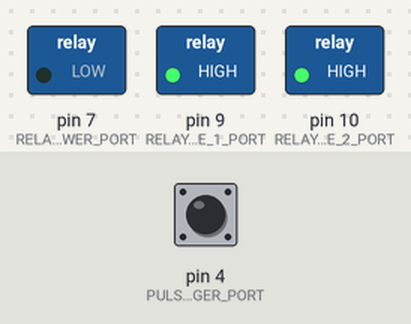
A sketch run on a simulated Arduino Uno, built with avr-gcc and run on an emulated ATmega328P. Parts: switched loads named in the sketch (green lamp = pin HIGH). Inputs (shaded band) come from the test bench; at power-on: pin 4 (PULSE_TRIGGER_PORT) HIGH.

Above: at 4.0 s.
4.1 s: pin 4 (PULSE_TRIGGER_PORT) pulled LOW for 0.15 s
At 6.0 s:
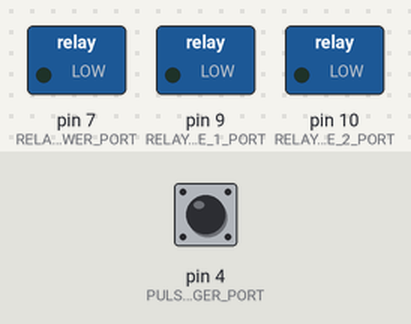
6.3 s: pin 4 (PULSE_TRIGGER_PORT) pulled LOW for 3.2 s
At 7.9 s:
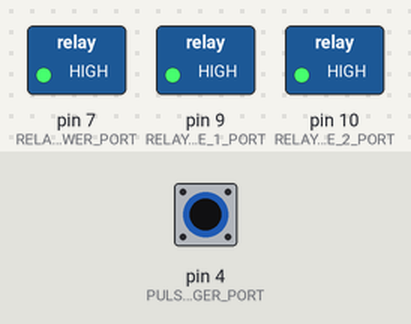
11.0 s: pin 4 (PULSE_TRIGGER_PORT) pulled LOW for 1 s
At 11.6 s:
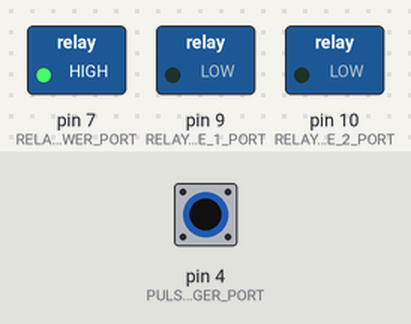
Timing chart, 0 to 14.0 s (numbered marks = the images above; inputs shaded):
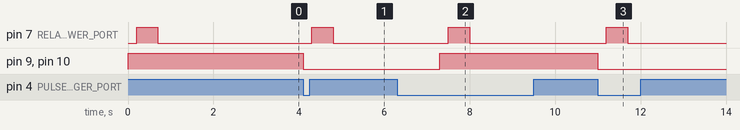

The sketch:

relay_version.ino
```cpp
#include <Time.h>

int RELAY_POWER_PORT    = 7;
int RELAY_BRIDGE_1_PORT = 9;
int RELAY_BRIDGE_2_PORT = 10;

int PULSE_TRIGGER_PORT  = 4;

int lastMinute = -1;
int lastWasLow = 1;

void setup() {
  pinMode(RELAY_POWER_PORT, OUTPUT);
  pinMode(RELAY_BRIDGE_1_PORT, OUTPUT);
  pinMode(RELAY_BRIDGE_2_PORT, OUTPUT);
  pinMode(PULSE_TRIGGER_PORT, INPUT_PULLUP);
  // set all the relays to known state
  digitalWrite(RELAY_POWER_PORT, LOW);
  lastWasLow = 1;
  digitalWrite(RELAY_BRIDGE_1_PORT, LOW);
  digitalWrite(RELAY_BRIDGE_2_PORT, LOW);
}

void sendSwitchPulse() {
  // the clock expects every second pulse with polarity inverted
  int toSend = lastWasLow ? HIGH : LOW;
  lastWasLow = !lastWasLow;
  // set the bridge relays to correct
  digitalWrite(RELAY_BRIDGE_1_PORT, toSend);
  digitalWrite(RELAY_BRIDGE_2_PORT, toSend);
  // allow the bridge relays to change
  delay(200);
  // send the pulse
  digitalWrite(RELAY_POWER_PORT, HIGH);
  delay(500);
  digitalWrite(RELAY_POWER_PORT, LOW);
  delay(2500); // allow the clocks to change properly before sending another pulse
}

void loop() {
  if (lastMinute != minute()) {
    lastMinute = minute();
    sendSwitchPulse();
  } else if (digitalRead(PULSE_TRIGGER_PORT) == LOW) {
    sendSwitchPulse();
  }
}
```

Measured:
- after the input at 4.1 s, pin 7 (RELAY_POWER_PORT): LOW → HIGH after 0.20 s, → LOW 0.50 s later; pin 9 (RELAY_BRIDGE_1_PORT), pin 10 (RELAY_BRIDGE_2_PORT): HIGH → LOW at once
- after the input at 6.3 s, pin 7 (RELAY_POWER_PORT): LOW → HIGH after 1.2 s, → LOW 0.50 s later; pin 9 (RELAY_BRIDGE_1_PORT), pin 10 (RELAY_BRIDGE_2_PORT): LOW → HIGH after 1.0 s
- after the input at 11.0 s, pin 7 (RELAY_POWER_PORT): LOW → HIGH after 0.20 s, → LOW 0.50 s later; pin 9 (RELAY_BRIDGE_1_PORT), pin 10 (RELAY_BRIDGE_2_PORT): HIGH → LOW at once
